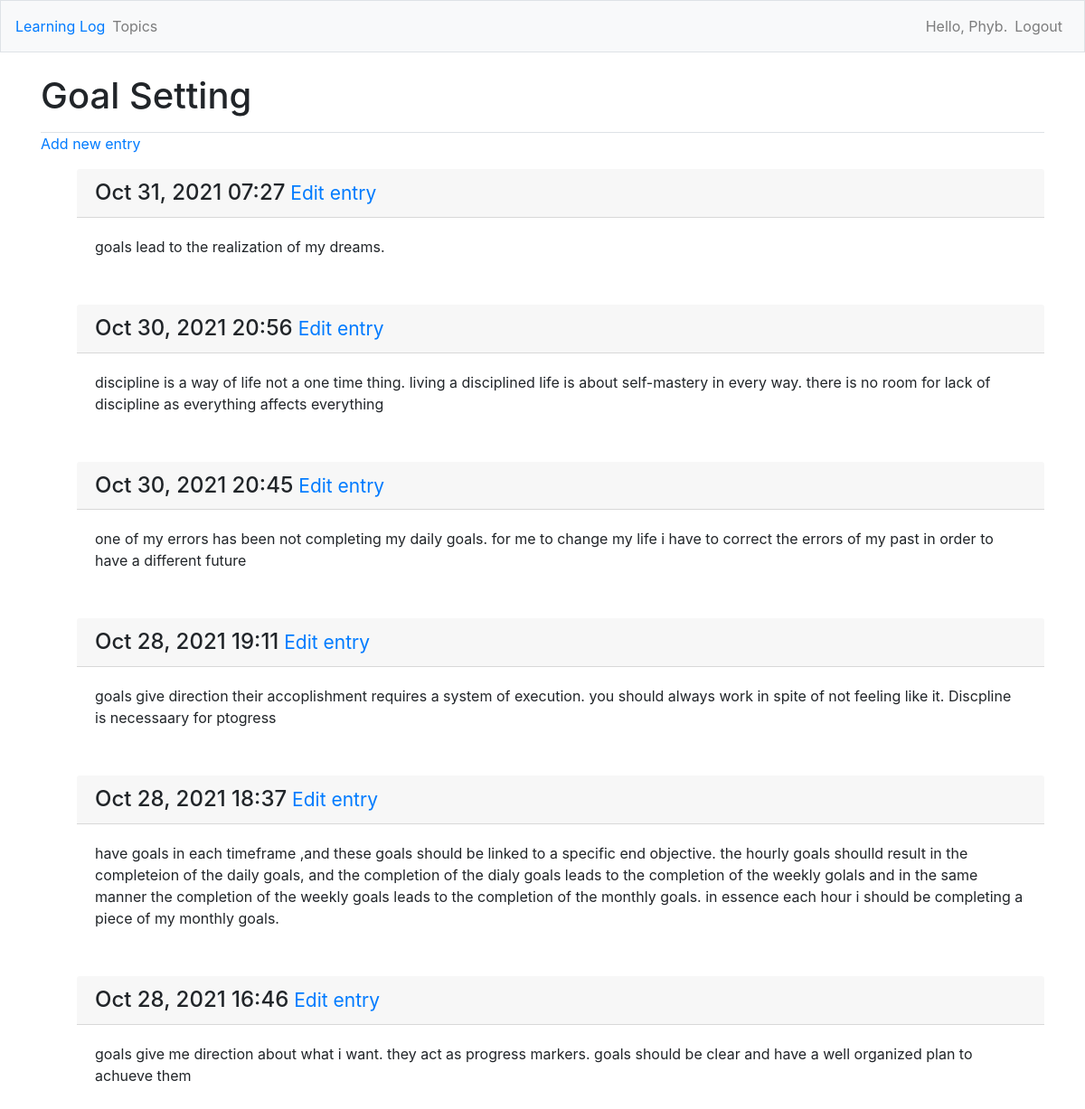
The page /topics/1/ (signed in) on the database its author committed.
### learning_logs/models.py (models this page shows, shortened)
class Topic(models.Model):
    text = models.CharField(max_length=200)
    date = models.DateTimeField(auto_now_add=True)
    owner = models.ForeignKey(User, on_delete=models.CASCADE)
    def __str__(self):
        return self.text

class Entry(models.Model):
    topic = models.ForeignKey(Topic, on_delete=models.CASCADE)
    text = models.TextField()
    date_added = models.DateTimeField(auto_now_add=True)
    class Meta:
        verbose_name_plural = 'entries'

### learning_logs/views.py (the view)
# urls.py: path('topics/<int:topic_id>/', views.topic, name='topic'),
@login_required # restricting access to logged in users
def topic(request, topic_id):
    topic = Topic.objects.get(id=topic_id)
    '''if topic.owner != request.user:  # restricting acces to topic owner
        raise Http404'''
    check_topic_owner(topic, request) # refactoring using a function to restrict access to owner
    entries = topic.entry_set.order_by('-date_added') #the minus sign is for sorting in reverse order recent first
    context = {'topic':topic, 'entries':entries}
    return render(request, 'learning_logs/topic.html', context)

### learning_logs/views.py (called while the page is built)
def check_topic_owner(topc,req):
     if topc.owner != req.user:
         raise Http404

### learning_logs/templates/learning_logs/topic.html
{% extends "learning_logs/base.html" %}
{% block page_header %}
<h1>{{topic}}</h1>
{% endblock page_header %}
{% block content %}
<p><a href="{% url 'learning_logs:new_entry' topic.id %}">Add new entry</a></p>
<ul>
    {% for entry in entries %}
    <div class="mb-3">
        <h4 class="card-header">
            {{entry.date_added|date:'M d, Y H:i'}}<small> <a href="{% url 'learning_logs:edit_entry' entry.id %}">Edit
                    entry</a></small>
        </h4>
        <div class="card-body">
            {{entry.text|linebreaks}}
        </div>
    </div>
    {% empty %}
    <P>There are no entries for this topic yet</P>
    {% endfor %}
    {% endblock content%}

### learning_logs/templates/learning_logs/base.html (shortened to what this page needs)
{% load bootstrap4 %}
<!DOCTYPE html>
<html lang='en'>
<head>
    {% bootstrap_css %}
</head>
<body>
    <nav class="navbar navbar-expand-md navbar-light bg-light mb-4 border">
        <a class="navbar_brand" href="{% url 'learning_logs:index' %}">Learning Log</a>
        <div class="collapse navbar-collapse" id="navbarCollapse">
            <ul class="navbar-nav mr-auto">
                <li class="nav-item">
                    <a class="nav-link" href="{% url 'learning_logs:topics' %}">Topics</a>
                </li>
            </ul>
            <ul class="navbar-nav ml-auto">
                {% if user.is_authenticated %}
                <li class="nav-item">
                    <span class="navbar-text" }">Hello, {{user.username}}.</span>
                </li>
                <li class="nav-item">
                    <a class="nav-link" href="{%  url 'users:logout' %}">Logout
                    </a>
                </li>
                {% endif %}
            </ul>
        </div>
    </nav>
    <main role="main" class="container">
        <div class="pb-2 mb2 border-bottom">
            {% block page_header %}{% endblock page_header %}
        </div>
        <div>
            {% block content %}
            {% endblock content %}
        </div>
    </main>
</body>
</html>

### rows shown on the page
Topic: text "Goal Setting"
Entry: date_added "Oct 31, 2021 07:27", text "goals lead to the realization of my dreams."
Entry: date_added "Oct 30, 2021 20:56", text "discipline is a way of life not a one time thing. living a disciplined life is about self-mastery in every way. there is no room for lack of discipline as everything affects everything"
Entry: date_added "Oct 30, 2021 20:45", text "one of my errors has been not completing my daily goals. for me to change my life i have to correct the errors of my past in order to have a different future"
Entry: date_added "Oct 28, 2021 19:11", text "goals give direction their accoplishment requires a system of execution. you should always work in spite of not feeling like it. Discpline is necessaary for ptogress"
Entry: date_added "Oct 28, 2021 18:37", text "have goals in each timeframe ,and these goals should be linked to a specific end objective. the hourly goals shoulld result in the completeion of the daily goals, and the completion of the dialy goals leads to the completion of the weekly golals and in the same manner the completion of the weekly goals leads to the completion of the monthly goals. in essence each hour i should be completing a piece of my monthly goals."
Entry: date_added "Oct 28, 2021 16:46", text "goals give me direction about what i want. they act as progress markers. goals should be clear and have a well organized plan to achueve them"

### other values the page prints
{{ user.username }} "Phyb"
